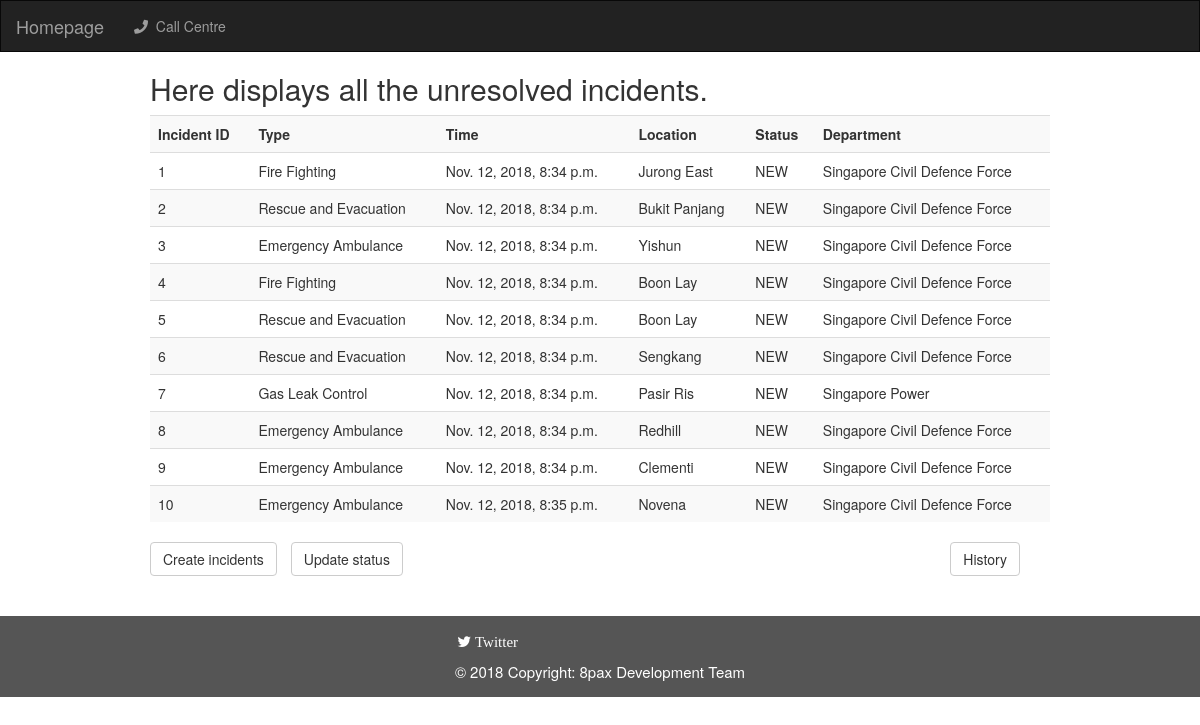
Page /callcentre/ on the earlier database version.
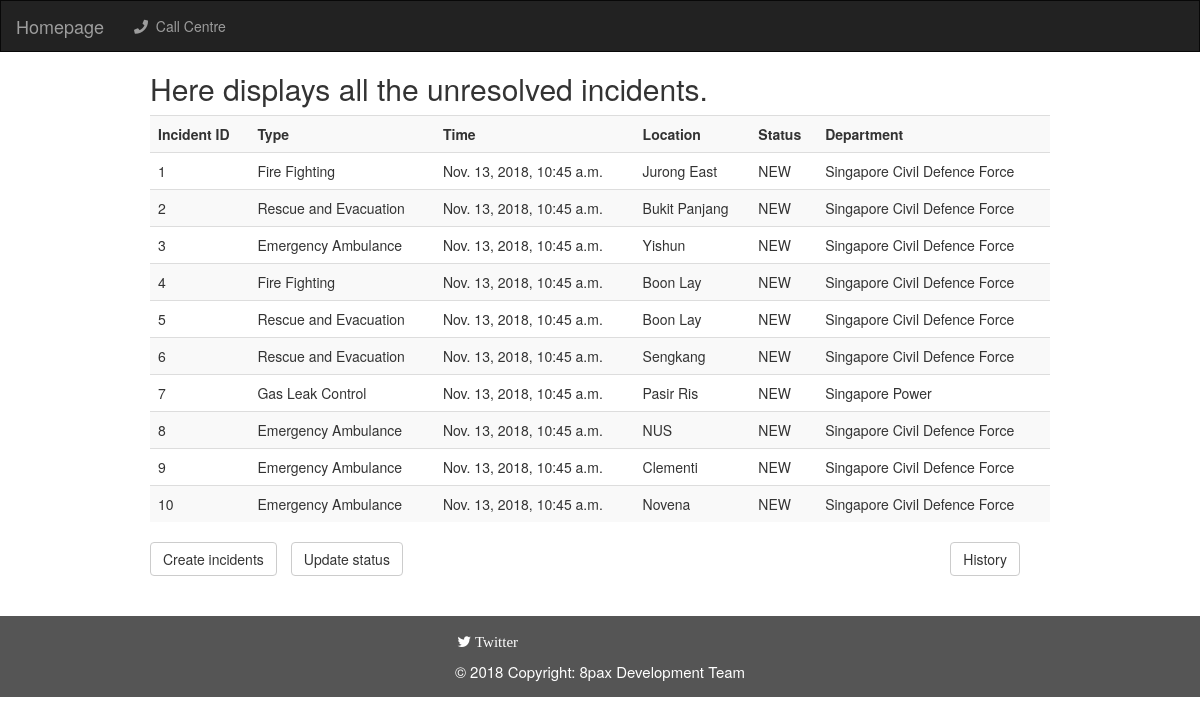
Same page on the later database version.
### callcentre/models.py (models this page shows)
class Incident(models.Model):
    caller_name = models.CharField(max_length=50, default='NULL',blank=True)
    mobile_number = models.CharField(max_length=8, default='NULL',blank=True)
    incident_time = models.DateTimeField(default=timezone.now())
    incident_location = models.CharField(max_length=100, default='NULL',blank=True)
    incident_department = models.CharField(max_length=100, default='NULL')
    incident_region = models.CharField(max_length=100, choices=REGION_CHOICES, default='NULL')
    incident_category = models.CharField(max_length=100, default='NULL')
    incident_type = models.CharField(max_length=100, default='NULL')
    incident_status = models.CharField(max_length=100, choices=STATUS_UPDATE, default='New')
    incident_description = models.CharField(max_length=200, default='NULL',blank=True)

### callcentre/views.py (the view)
# urls.py: path('', views.callcentre_home, name='callcentre_home'),
def callcentre_home(request):
    all_unsolved_incidents = Incident.objects.exclude(incident_status='Resolved').order_by('incident_time')
    context = {'all_unsolved_incidents' : all_unsolved_incidents }
    return render(request, 'callcentre/callcentre_home.html', context)

### templates/callcentre/callcentre_home.html
{% extends 'base_navi.html' %}
{% block body %}
<h2>Here displays all the unresolved incidents.</h2>
<table class="table table-striped" style="width:100%">
  <tr>
    <th>Incident ID</th>
    <th>Type</th>
    <th>Time</th>
    <th>Location</th>
    <th>Status</th>
    <th>Department</th>
  </tr>
 {% for incident in all_unsolved_incidents %}
  <tr>
    <td>{{ incident.id }}</td>
    <td>{{ incident.incident_category }}</td>
    <td>{{ incident.incident_time }}</td>
    <td>{{ incident.incident_location }}</td>
    <td>{{ incident.incident_status }}</td>
    <td>{{ incident.incident_department }}</td>
  </tr>
    {% endfor %}
</table>
<a class="btn btn-default" href="{% url 'incidentCreation:incidentCreation' %}"  role="button">Create incidents</a>
<a class="btn btn-default" href="{% url 'statusCreation:index' %}"  role="button" style="margin-left:10px;">Update status</a>
<a class="btn btn-default" href="{% url 'callcentre:callcentre_history' %}" role="button" style="float:right;margin-right:30px;margin-bottom:80px;">History</a>
{% endblock %}

### templates/base_navi.html (shortened to what this page needs)
<!DOCTYPE html>
<html lang="en">
<head>
    {% load staticfiles %}
    <link rel="stylesheet" href="https://maxcdn.bootstrapcdn.com/bootstrap/3.3.6/css/bootstrap.min.css">
    <link rel="stylesheet" href="https://use.fontawesome.com/releases/v5.3.1/css/all.css">
    <link rel="stylesheet" href="https://cdnjs.cloudflare.com/ajax/libs/font-awesome/4.7.0/css/font-awesome.min.css">
</head>
<body>
<nav class="navbar navbar-inverse">
    <div class="container-fluid">
        <div class="navbar-header">
            <a class="navbar-brand" href="{% url 'map:map_home' %}">Homepage</a>
        </div>
        <div class="collapse navbar-collapse topNavBar">
            <ul class="nav navbar-nav">
                <li class="">
                    <a href="{% url 'callcentre:callcentre_home' %}">
                        <span class="fas fa-phone"></span>&nbsp; Call Centre
                    </a>
                </li>
            </ul>
        </div>
    </div>
</nav>
<div style="margin: 0 auto;width:75%;">
{% block body %}
{% endblock %}
</div>
<div>
<footer id="footer" class="page-footer unique-color-dark mt-4" >
    <div class="container">
      <ul class="list-unstyled list-inline text-center">
        <li class="list-inline-item">
          <a class="btn-floating btn-tw mx-1" href="https://twitter.com/8Pax1?lang=en">
            <i class="fa fa-twitter" style="font-size:15px;color:white">  Twitter</i>
          </a>
        </li>
      </ul>
    </div>
    <div class="footer-copyright py-3 text-center" style="font-size:15px;">
        © 2018 Copyright: 8pax Development Team
    </div>
</footer>
     </div>
</body>
</html>

### templates/base_navi.html (style rules this page uses)
.navbar { margin-bottom: 0; border-radius: 0; }
footer { background-color: #555; color: white; padding: 15px; margin-top:40px; }

Differences in the rows shown:
changed Incident "Jurong East": incident_time "Nov. 12, 2018, 8:34 p.m." → "Nov. 13, 2018, 10:45 a.m."
changed Incident "Bukit Panjang": incident_time "Nov. 12, 2018, 8:34 p.m." → "Nov. 13, 2018, 10:45 a.m."
changed Incident "Yishun": incident_time "Nov. 12, 2018, 8:34 p.m." → "Nov. 13, 2018, 10:45 a.m."
changed Incident id 4: incident_time "Nov. 12, 2018, 8:34 p.m." → "Nov. 13, 2018, 10:45 a.m."
changed Incident id 5: incident_time "Nov. 12, 2018, 8:34 p.m." → "Nov. 13, 2018, 10:45 a.m."
changed Incident "Sengkang": incident_time "Nov. 12, 2018, 8:34 p.m." → "Nov. 13, 2018, 10:45 a.m."
changed Incident "Gas Leak Control": incident_time "Nov. 12, 2018, 8:34 p.m." → "Nov. 13, 2018, 10:45 a.m."
changed Incident id 8: incident_time "Nov. 12, 2018, 8:34 p.m." → "Nov. 13, 2018, 10:45 a.m."; incident_location "Redhill" → "NUS"
changed Incident "Clementi": incident_time "Nov. 12, 2018, 8:34 p.m." → "Nov. 13, 2018, 10:45 a.m."
changed Incident "Novena": incident_time "Nov. 12, 2018, 8:35 p.m." → "Nov. 13, 2018, 10:45 a.m."
